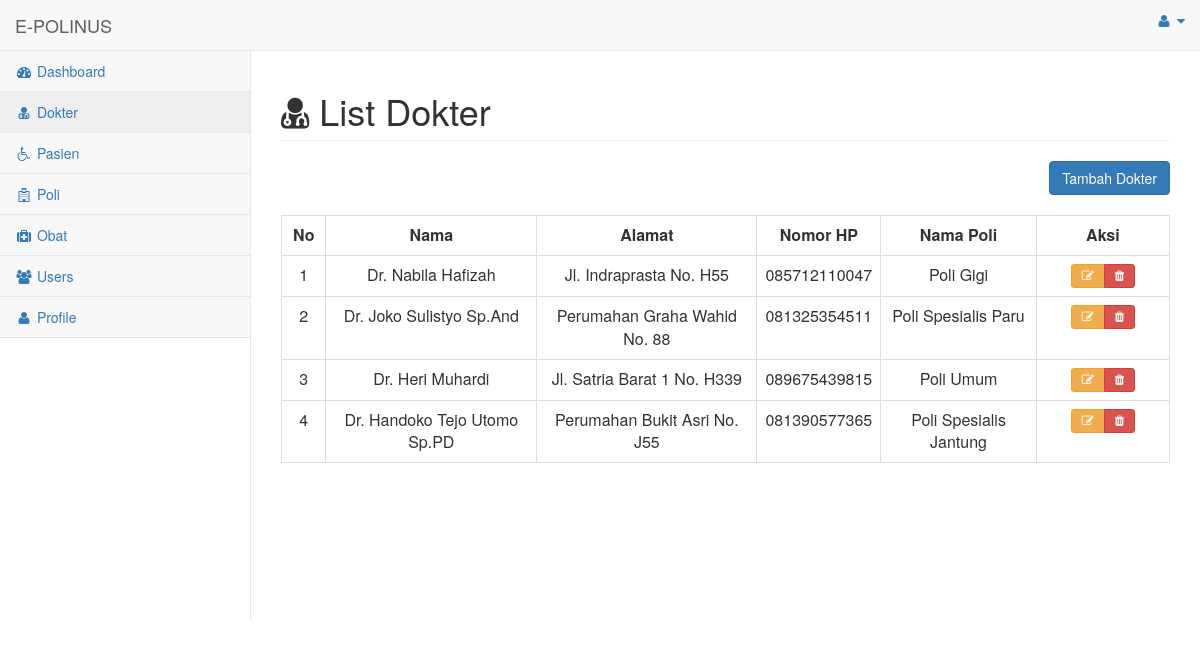
Screenshot of /menu/menu_dokter.php (signed in) with the database file from the repository.
### tables this page shows
CREATE TABLE `dokter` (
  `id` int(11) UNSIGNED NOT NULL,
  `nama` varchar(255) NOT NULL,
  `alamat` varchar(255) NOT NULL,
  `no_hp` varchar(50) NOT NULL,
  `id_poli` int(11) UNSIGNED NOT NULL
);

CREATE TABLE `poli` (
  `id` int(11) UNSIGNED NOT NULL,
  `nama_poli` varchar(25) NOT NULL,
  `keterangan` text NOT NULL
);

### menu/menu_dokter.php (the view, shortened to what this page needs)
<html>
<head>
    <link href="../vendor/bootstrap/css/bootstrap.min.css" rel="stylesheet">
    <link href="../vendor/metisMenu/metisMenu.min.css" rel="stylesheet">
    <link href="../dist/css/sb-admin-2.css" rel="stylesheet">
    <link href="../vendor/morrisjs/morris.css" rel="stylesheet">
    <link href="../vendor/font-awesome/css/font-awesome.min.css" rel="stylesheet" type="text/css">
    <link href="../vendor/datatables-plugins/dataTables.bootstrap.css" rel="stylesheet">
    <link href="../vendor/datatables-responsive/dataTables.responsive.css" rel="stylesheet">
    <link rel="stylesheet" href="https://maxcdn.bootstrapcdn.com/bootstrap/3.4.1/css/bootstrap.min.css">
</head>
<body>
<div id="wrapper">
        <nav class="navbar navbar-default navbar-static-top" role="navigation" style="margin-bottom: 0">
            <div class="navbar-header">
                <a class="navbar-brand" >E-POLINUS</a>
            </div>
            <ul class="nav navbar-top-links navbar-right">
                <li class="dropdown">
                    <a class="dropdown-toggle" data-toggle="dropdown" href="#">
                        <i class="fa fa-user fa-fw"></i> <i class="fa fa-caret-down"></i>
                    </a>
                </li>
            </ul>
            <div class="navbar-default sidebar" role="navigation">
                <div class="sidebar-nav navbar-collapse">
                    <ul class="nav" id="side-menu">
                    <li>
                            <a href="../halaman_admin.php"><i class="fa fa-dashboard fa-fw"></i> Dashboard</a>
                        </li>
                        <li>
                            <a href="menu_dokter.php"><i class="fa fa-user-md fa-fw"></i> Dokter</a>
                        </li>
                        <li>
                            <a href="menu_pasien.php"><i class="fa fa fa-wheelchair fa-fw"></i> Pasien</a>
                        </li>
                        <li>
                            <a href="menu_poli.php"><i class="fa fa fa-hospital-o fa-fw"></i> Poli</a>
                        </li>
                        <li>
                            <a href="menu_obat.php"><i class="fa fa fa-medkit fa-fw"></i> Obat</a>
                        </li>
                        <li>
                            <a href="menu_users.php"><i class="fa fa-users fa-fw"></i> Users</a>
                        </li>
                        <li>
                            <a href="menu_profile.php"><i class="fa fa-user fa-fw"></i> Profile</a>
                        </li>
                    </ul>
                </div>
            </div>
        </nav>
<div id="page-wrapper">
            <div class="row">
                <div class="col-lg-12">
                    <h1 class="page-header"><i class="fa fa-user-md"></i> List Dokter</h1>
                </div>
                <div class="col-lg-12">
                <div style='float: right;' >
                          <button type="button" class="btn btn-primary btn-icon-split" data-toggle="modal" data-target="#myModal">Tambah Dokter</button>
	            </div>
	            </div>
            </div>
            <br>
            <div class="card-body">
                <div class="table-responsive">
                    <table class="table table-bordered" id="dataTable" width="100%" cellspacing="0">
                    <tr align="center" style="font-weight:bold">
                    <td width="5%">No</td>
                    <td>Nama</td>
                    <td>Alamat</td>
                    <td>Nomor HP</td>
                    <td>Nama Poli</td>
                    <td width="15%">Aksi</td>
                    </tr>
                    <?php
                        include '../koneksi.php';
                        $no = 1;
                        $query = "SELECT * FROM dokter INNER JOIN poli ON dokter.id_poli = poli.id INNER JOIN user ON dokter.id = user.id_dokter WHERE user.id_user_level ='2'";
                        $result = mysqli_query($koneksi, $query);
                        while ($row = mysqli_fetch_array($result)) :
                            ?>
                                    <tr align="center">
                                    <td><?= $no++ ?></td>
                                    <td><?= $row['nama'] ?></td>
                                    <td><?= $row['alamat'] ?></td>
                                    <td><?= $row['no_hp'] ?></td>
                                    <td><?= $row['nama_poli'] ?></td>
                                    <td>
                                        <div class="btn-group" role="group">
                                        <a title="Edit Data" type="button" class="btn btn-sm btn-warning" data-toggle="modal" data-target="#modalEdit<?=$no?>"><i class="fa fa-edit"></i></a>
                                        <a title="Hapus Data" type="button" class="btn btn-sm btn-danger" data-toggle="modal" data-target="#modalHapus<?=$no?>" ><i class="fa fa-trash"></i></a>
                                        </div>
                                    </td>
                                    </tr>
                                    <?php endwhile; ?>
                    </table>
                </div>
            </div>
</div>
</div>
</body>
</html>

### rows the page displays
dokter: nama "Dr. Nabila Hafizah", alamat "Jl. Indraprasta No. H55", no_hp "085712110047", id_poli.nama_poli "Poli Gigi"
dokter: nama "Dr. Joko Sulistyo Sp.And", alamat "Perumahan Graha Wahid No. 88", no_hp "081325354511", id_poli.nama_poli "Poli Spesialis Paru"
dokter: nama "Dr. Heri Muhardi", alamat "Jl. Satria Barat 1 No. H339", no_hp "089675439815", id_poli.nama_poli "Poli Umum"
dokter: nama "Dr. Handoko Tejo Utomo Sp.PD", alamat "Perumahan Bukit Asri No. J55", no_hp "081390577365", id_poli.nama_poli "Poli Spesialis Jantung"
